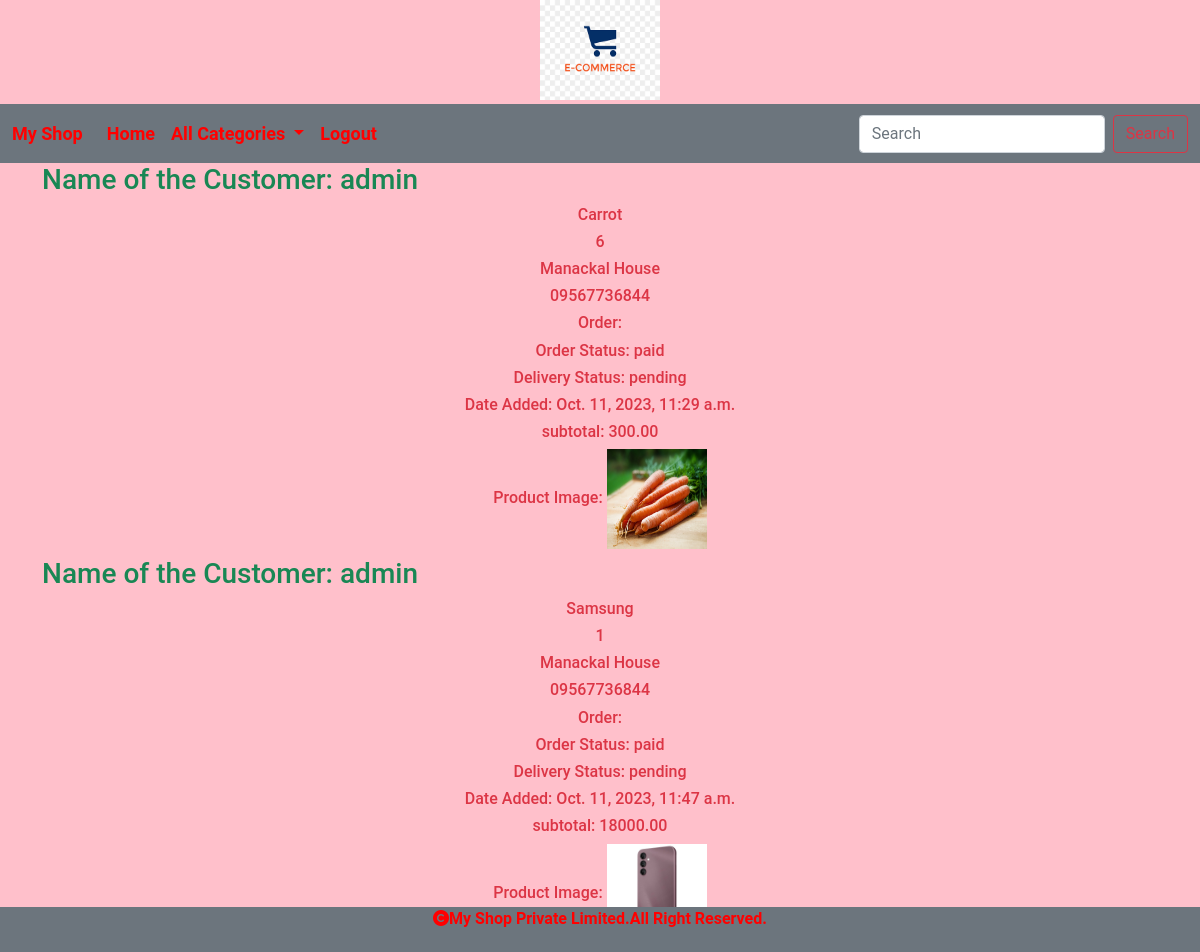
Page /cart/ordersubmit (signed in) on the committed database.
### cart/models.py (models this page shows, shortened)
class Order(models.Model):
    product=models.ForeignKey(Product, on_delete=models.CASCADE)
    user=models.ForeignKey(User, on_delete=models.CASCADE)
    noofitems=models.IntegerField()
    address=models.TextField(max_length=200)
    phone=models.CharField(max_length=200)
    order_status=models.CharField(max_length=20,default="pending")
    delivery_status=models.CharField(max_length=30,default="pending")
    date_added=models.DateTimeField(auto_now=True)
    def subtotal(self):
        return self.noofitems*self.product.price

### shop/models.py (models this page shows)
class Product(models.Model):
    pname = models.CharField(max_length=200)
    description = models.TextField()
    image=models.ImageField(upload_to='shop/product',null=True,blank=True)
    price=models.DecimalField(max_digits=10,decimal_places=2)
    category=models.ForeignKey(Category,on_delete=models.CASCADE)
    stock=models.IntegerField()
    available=models.BooleanField(default=True)
    created=models.DateTimeField(auto_now_add=True)
    updated=models.DateTimeField(auto_now=True)
    def __str__(self):
        return self.pname

### cart/views.py (the view)
# urls.py: path('ordersubmit', views.order_submit, name="ordersubmit")
def order_submit(request):
    user=request.user
    k=Order.objects.filter(user=user)
    return render(request, 'ordersubmit.html', {'k':k})

### cart/context_processors.py (called while the page is built)
def counter(request):
    item_count=0
    if request.user.is_authenticated:
        user=request.user
        try:
            cart=Cart.objects.filter(user=user)
            for i in cart:
                item_count+=i.quantity
        except:
            item_count=0
    return {'count':item_count}

### shop/context_processors.py (called while the page is built)
def menu_links(request):
    links=Category.objects.all()
    return{'links':links}

### templates/ordersubmit.html
<!DOCTYPE html>
{% extends 'base.html' %}
{% load static %}
{% block content %}
{% for i in k %}
<div class="container">
    <h3 class="text-change text-success">Name of the Customer: {{i.user}}</h3>
    <h6 class="text-center text-danger">{{i.product}}</h6>
    <h6 class="text-center text-danger">{{i.noofitems}}</h6>
    <h6 class="text-center text-danger">{{i.address}}</h6>
    <h6 class="text-center text-danger">{{i.phone}}</h6>
    <h6 class="text-center text-danger">Order: {{i.order}}</h6>
    <h6 class="text-center text-danger">Order Status: {{i.order_status}}</h6>
    <h6 class="text-center text-danger">Delivery Status: {{i.delivery_status}}</h6>
    <h6 class="text-center text-danger">Date Added: {{i.date_added}}</h6>
      <h6 class="text-center text-danger">subtotal: {{i.subtotal}}</h6>
    <h6 class="text-center text-danger">Product Image: <img src="{{i.product.image.url}}"  height="100px" width="100px" alt="Product Image"></h6>
</div>
{% endfor %}
{% endblock %}

### static/css/style.css (style rules this page uses)
body { background-color:pink; font-family: 'Roboto', sans-serif; }

### rows in the picture
Order: user "admin", product "Carrot", noofitems "6", address "Manackal House", phone "09567736844", order_status "paid", delivery_status "pending", date_added "Oct. 11, 2023, 11:29 a.m.", subtotal "300.00", product.image (picture)
Order: user "admin", product "Samsung", noofitems "1", address "Manackal House", phone "09567736844", order_status "paid", delivery_status "pending", date_added "Oct. 11, 2023, 11:47 a.m.", subtotal "18000.00", product.image (picture)
